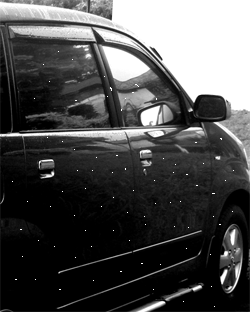
%> input picture Praktikum 06 - Filter & Konvolusi/mobil.tif, 250 x 312 px
$ octave Percobaan1_filrerata.m   (GNU Octave 9; MATLAB toolbox functions it lacks are replaced by stand-ins)
%> lines starting %> are read from the running program, lines starting %| are printed output that depends on the picture
clear all; clc; clf;

%input citra mobil
inputMobil = imread('mobil.tif');
%> inputMobil is the input picture: size 312x250 uint8; min 0, max 255, mean 76.9
[tinggiA, lebarA] = size(inputMobil);
%> tinggiA = 312; lebarA = 250

%input citra boneka2
inputBoneka = imread('boneka2.tif');
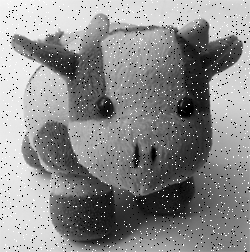
%> input picture Praktikum 06 - Filter & Konvolusi/boneka2.tif, 250 x 252 px
%> inputBoneka is the input picture: size 252x250 uint8; min 0, max 255, mean 139.1
[tinggiB, lebarB] = size(inputBoneka);
%> tinggiB = 252; lebarB = 250

%proses filter rerata untuk citra mobil
F2 = double(inputMobil);
for baris=2 : tinggiA-1
    for kolom=2 : lebarA-1
        jum = F2(baris-1, kolom-1)+ F2(baris-1, kolom) + F2(baris-1, kolom-1) + ...
              F2(baris, kolom-1) + F2(baris, kolom) + F2(baris, kolom+1) + ...
              F2(baris+1, kolom-1) + F2(baris+1, kolom) + F2(baris+1, kolom+1);
         outputMobil(baris, kolom) = uint8(1/9 * jum);
    end
end
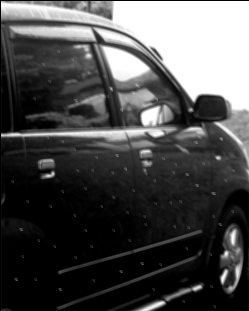
%> outputMobil: size 311x249 uint8; min 0, max 255, mean 75.9

%proses filter rerata untuk citra boneka
F3 = double(inputBoneka);
for baris=2 : tinggiB-1
    for kolom=2 : lebarB-1
        jum = F3(baris-1, kolom-1)+ F3(baris-1, kolom) + F3(baris-1, kolom-1) + ...
              F3(baris, kolom-1) + F3(baris, kolom) + F3(baris, kolom+1) + ...
              F3(baris+1, kolom-1) + F3(baris+1, kolom) + F3(baris+1, kolom+1);
         outputBoneka(baris, kolom) = uint8(1/9 * jum);
    end
end
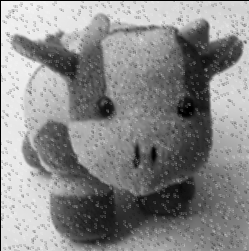
%> outputBoneka: size 251x249 uint8; min 0, max 246, mean 137.1

%subplot citra input dan output
subplot(2,2,1);imshow(inputMobil);title('Citra Asal');
subplot(2,2,2);imshow(outputMobil);title('Setelah difilter rerata');
subplot(2,2,3);imshow(inputBoneka);title('Citra Asal');
subplot(2,2,4);imshow(outputBoneka);title('Setelah difilter rerata');
